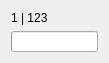
<?xml version="1.0" encoding="UTF-8"?>
<ui version="4.0">
 <class>DiceRollResultWidget</class>
 <widget class="QWidget" name="DiceRollResultWidget">
  <property name="geometry">
   <rect>
    <x>0</x>
    <y>0</y>
    <width>109</width>
    <height>63</height>
   </rect>
  </property>
  <property name="sizePolicy">
   <sizepolicy hsizetype="Expanding" vsizetype="Fixed">
    <horstretch>0</horstretch>
    <verstretch>0</verstretch>
   </sizepolicy>
  </property>
  <property name="minimumSize">
   <size>
    <width>109</width>
    <height>63</height>
   </size>
  </property>
  <property name="maximumSize">
   <size>
    <width>16777215</width>
    <height>63</height>
   </size>
  </property>
  <property name="windowTitle">
   <string>Form</string>
  </property>
  <layout class="QGridLayout" name="gridLayout">
   <item row="0" column="0">
    <widget class="QLabel" name="rollResult">
     <property name="text">
      <string>1 | 123</string>
     </property>
    </widget>
   </item>
   <item row="1" column="0">
    <widget class="QProgressBar" name="percentage">
     <property name="sizePolicy">
      <sizepolicy hsizetype="Expanding" vsizetype="Fixed">
       <horstretch>0</horstretch>
       <verstretch>0</verstretch>
      </sizepolicy>
     </property>
     <property name="value">
      <number>0</number>
     </property>
     <property name="textVisible">
      <bool>false</bool>
     </property>
     <property name="format">
      <string notr="true"/>
     </property>
    </widget>
   </item>
  </layout>
 </widget>
 <resources/>
 <connections/>
</ui>
